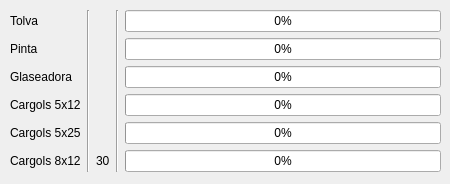
       <widget class="QWidget" name="tab_Tolves">
        <attribute name="title">
         <string>Tolves</string>
        </attribute>
        <widget class="QWidget" name="">
         <property name="geometry">
          <rect>
           <x>10</x>
           <y>10</y>
           <width>431</width>
           <height>165</height>
          </rect>
         </property>
         <layout class="QGridLayout" name="gridLayout_6">
          <item row="0" column="0">
           <widget class="QLabel" name="label">
            <property name="text">
             <string>Tolva</string>
            </property>
           </widget>
          </item>
          <item row="0" column="1" rowspan="6">
           <widget class="Line" name="line_19">
            <property name="orientation">
             <enum>Qt::Vertical</enum>
            </property>
           </widget>
          </item>
          <item row="0" column="2">
           <widget class="QLabel" name="label_NumeroTolva">
            <property name="text">
             <string/>
            </property>
           </widget>
          </item>
          <item row="0" column="3" rowspan="6">
           <widget class="Line" name="line_18">
            <property name="orientation">
             <enum>Qt::Vertical</enum>
            </property>
           </widget>
          </item>
          <item row="0" column="4">
           <widget class="QProgressBar" name="progressBar_Tolves">
            <property name="value">
             <number>0</number>
            </property>
           </widget>
          </item>
          <item row="1" column="0">
           <widget class="QLabel" name="label_2">
            <property name="text">
             <string>Pinta</string>
            </property>
           </widget>
          </item>
          <item row="1" column="2">
           <widget class="QLabel" name="label_NumeroPinta">
            <property name="text">
             <string/>
            </property>
           </widget>
          </item>
          <item row="1" column="4">
           <widget class="QProgressBar" name="progressBar_Pinta">
            <property name="value">
             <number>0</number>
            </property>
           </widget>
          </item>
          <item row="2" column="0">
           <widget class="QLabel" name="label_3">
            <property name="text">
             <string>Glaseadora</string>
            </property>
           </widget>
          </item>
          <item row="2" column="2">
           <widget class="QLabel" name="label_NumeroGlasseadora">
            <property name="text">
             <string/>
            </property>
           </widget>
          </item>
          <item row="2" column="4">
           <widget class="QProgressBar" name="progressBar_Glaseadora">
            <property name="value">
             <number>0</number>
            </property>
           </widget>
          </item>
          <item row="3" column="0">
           <widget class="QLabel" name="label_4">
            <property name="text">
             <string>Cargols 5x12</string>
            </property>
           </widget>
          </item>
          <item row="3" column="2">
           <widget class="QLabel" name="label_NumeroCar512">
            <property name="text">
             <string/>
            </property>
           </widget>
          </item>
          <item row="3" column="4">
           <widget class="QProgressBar" name="progressBar_Car512">
            <property name="value">
             <number>0</number>
            </property>
           </widget>
          </item>
          <item row="4" column="0">
           <widget class="QLabel" name="label_5">
            <property name="text">
             <string>Cargols 5x25</string>
            </property>
           </widget>
          </item>
          <item row="4" column="2">
           <widget class="QLabel" name="label_NumeroCar525">
            <property name="text">
             <string/>
            </property>
           </widget>
          </item>
          <item row="4" column="4">
           <widget class="QProgressBar" name="progressBar_Car525">
            <property name="value">
             <number>0</number>
            </property>
           </widget>
          </item>
          <item row="5" column="0">
           <widget class="QLabel" name="label_6">
            <property name="text">
             <string>Cargols 8x12</string>
            </property>
           </widget>
          </item>
          <item row="5" column="2">
           <widget class="QLabel" name="label_NumeroCar812">
            <property name="text">
             <string>30</string>
            </property>
           </widget>
          </item>
          <item row="5" column="4">
           <widget class="QProgressBar" name="progressBar_Car812">
            <property name="value">
             <number>0</number>
            </property>
           </widget>
          </item>
         </layout>
        </widget>
       </widget>
